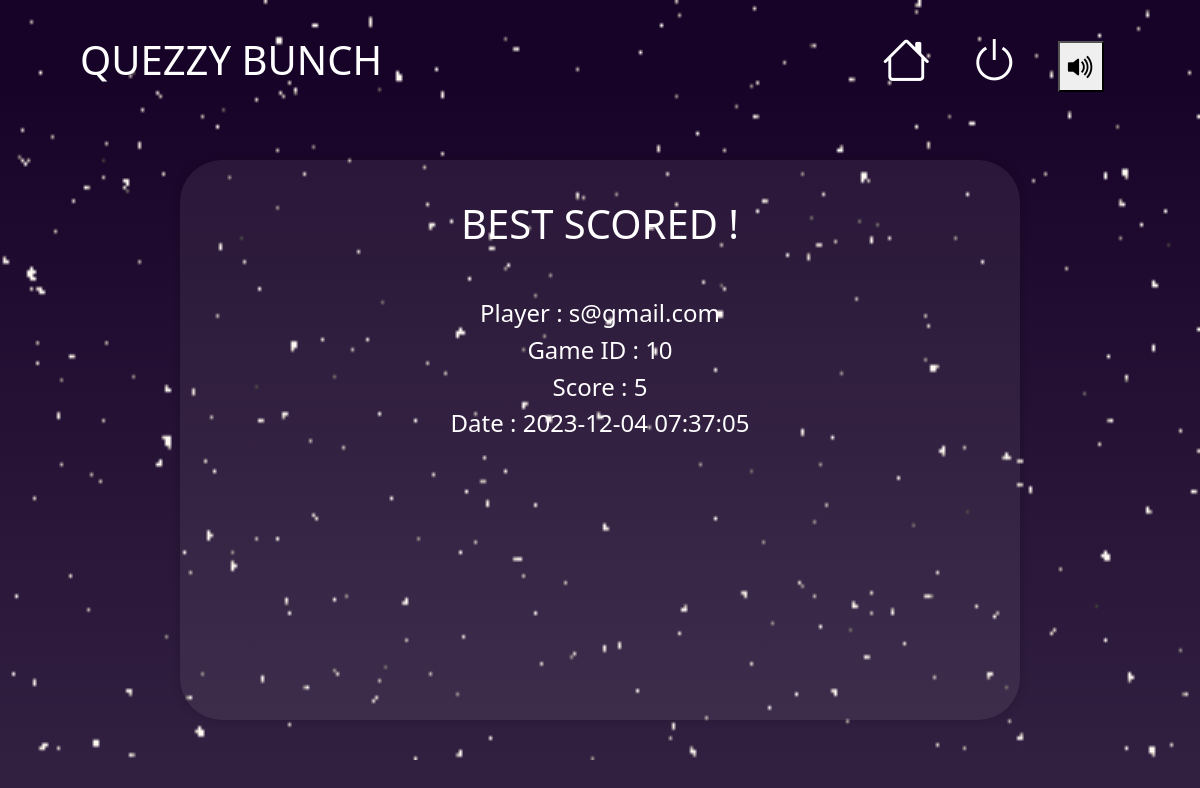
Before: /View/bestScored.php (signed in) with the older database file.
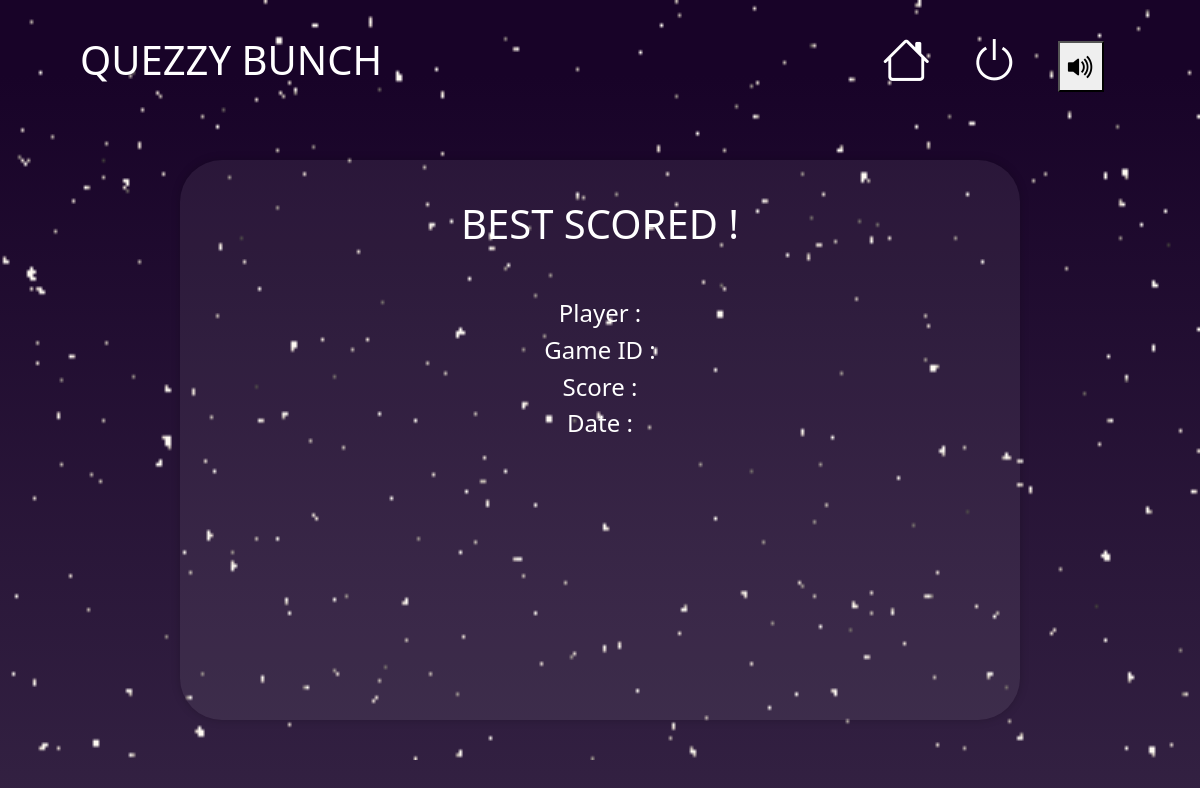
After: the same page with the newer database file.
### tables this page shows
CREATE TABLE IF NOT EXISTS `scores` (
  `id` int NOT NULL AUTO_INCREMENT,
  `playerID` varchar(100) NOT NULL,
  `score` int NOT NULL,
  `datentime` timestamp NOT NULL DEFAULT CURRENT_TIMESTAMP,
  PRIMARY KEY (`id`)
);

### View/bestScored.php (the view, shortened to what this page needs)
<?php
include '../Controller/config.php';
$sql = mysqli_query($conn, "SELECT * FROM scores ORDER BY score DESC, id DESC LIMIT 1");
$result = mysqli_fetch_array($sql);
$playerID = $result["playerID"];
$score = $result["score"];
$datentime = $result["datentime"];
$gameID = $result["id"];
?>
<!DOCTYPE html>
<html lang="en">
<head>
    <link href="https://cdn.jsdelivr.net/npm/bootstrap@5.3.2/dist/css/bootstrap.min.css" rel="stylesheet">
    <link rel="stylesheet" href="https://cdn.jsdelivr.net/npm/bootstrap-icons@1.11.1/font/bootstrap-icons.css">
    <link rel="stylesheet" href="../Static Assets/css/style.css" type="text/css">
</head>
<body>
    <div class="image-container">
        <nav class="navbar">
            <h1 class="logo">QUEZZY BUNCH</h1>
            <div class="links">
                <a href="index.php"><i class="bi bi-house custom-icon"></i></i></a>
                <a href="../Controller/logout.php"><i class="bi bi-power custom-icon"></i></a>
                <button class="" id="mutebtn"><i class="bi bi-volume-up-fill"></i></button>
            </div>
        </nav>
        <div class="container">
            <div class="content">
                <div class="profileform-wrapper">
                    <h1 class="text-center">BEST SCORED !</h1>
                    <h4>Player : <?=$playerID;?></h4>
                    <h4>Game ID : <?=$gameID;?></h4>
                    <h4>Score : <?=$score;?></h4>
                    <h4>Date : <?=$datentime;?></h4>
                </div>
            </div>
        </div>
    </div>
</body>
</html>

Changed rows visible on the page:
removed scores: playerID "s@gmail.com", id "10", score "5", datentime "2023-12-04 07:37:05"
